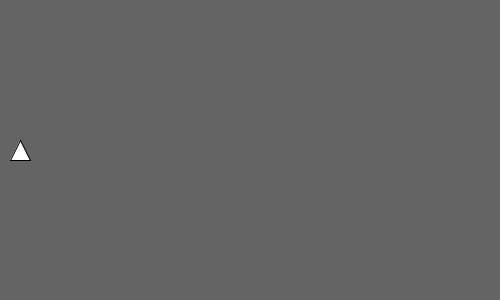
Frame 1 (no input)
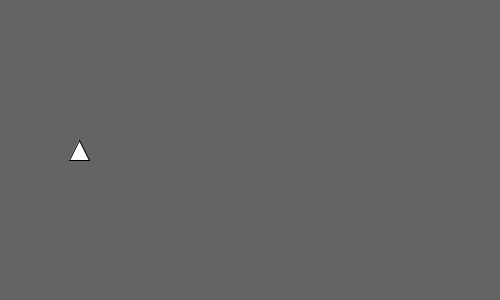
Frame 60 (the mouse pressed at the canvas centre just before this capture)
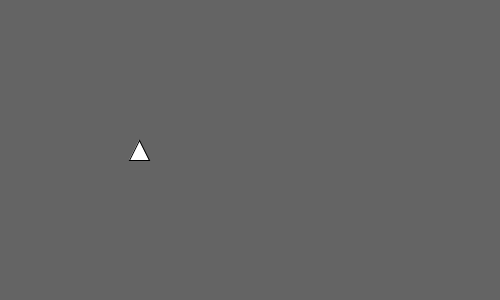
Frame 120 (the mouse held since frame 60 and released just before this capture)

The Processing sketch that drew these frames (run headless with seeded random() and noise(); from frame 60 on, the mouse is pressed at the canvas centre):

// Processing sketch: workshop3a
// ── workshop3a.pde
//this sketch draws a triangle that floats across the  sketch from left
//to right.  When it reaches the right it restarts at the left

float positionX=0;  //x position of the triangle

//code in setup runs once only.
void setup(){
  size(500,300);   //this is something we only need to do once
}

//code in draw() function runs every frame
//to do animation, use variables to control the things you draw.
void draw(){
  background(100);      //redraw the backgorund each time to erase
                        //previous frame.  single colored color values are
                        //grey scale
  triangle(20+positionX,140,10+positionX,160,30+positionX,160);

  positionX=positionX+1;
  if(positionX>500){
    positionX=0;
  }
}
